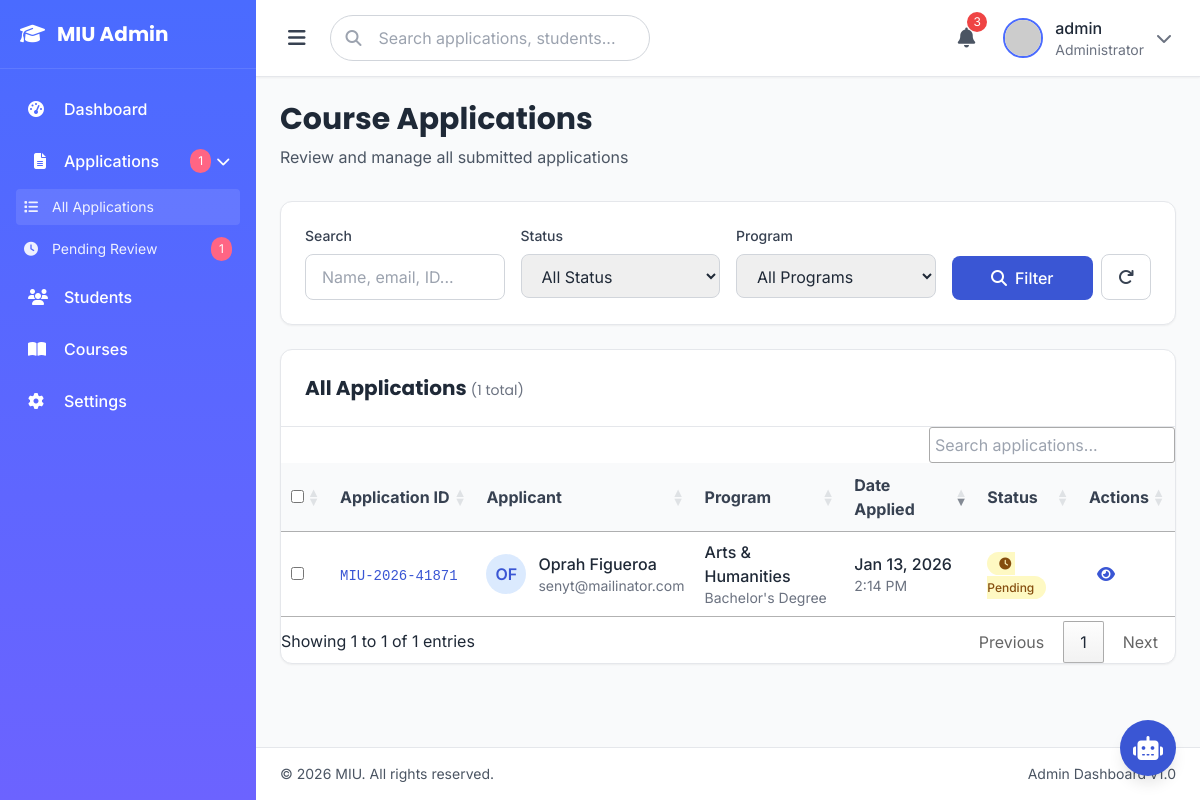
/administrator/applications/ (signed in), run on an earlier commit of the app's database.
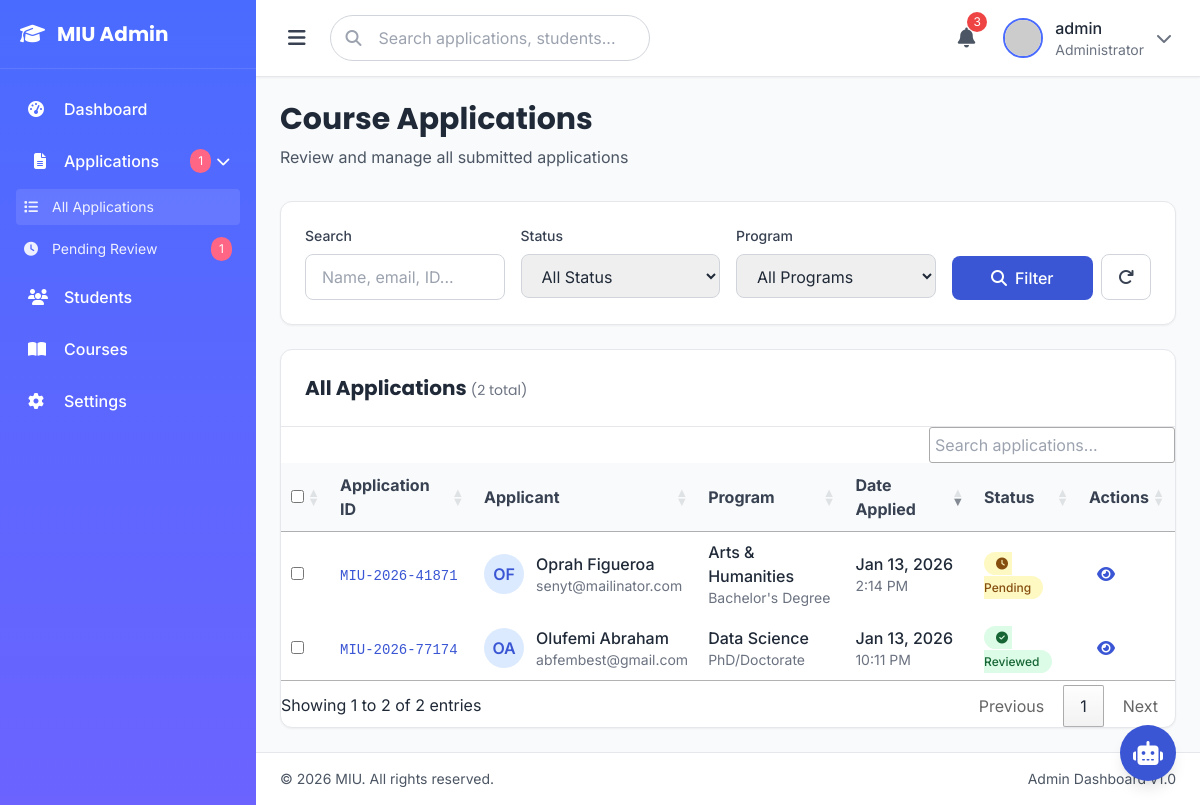
And on a later commit of the database.
### eduweb/models.py (models this page shows, shortened)
class CourseApplication(models.Model):
    DEGREE_LEVEL_CHOICES = [
        ('bachelor', "Bachelor's Degree"),
        ('master', "Master's Degree"),
        ('phd', 'PhD/Doctorate'),
    ]
    STUDY_MODE_CHOICES = [
        ('full-time', 'Full-time'),
        ('part-time', 'Part-time'),
        ('online', 'Online'),
        ('hybrid', 'Hybrid'),
    ]
    INTAKE_CHOICES = [
        ('fall-2025', 'Fall 2025'),
        ('spring-2026', 'Spring 2026'),
        ('fall-2026', 'Fall 2026'),
    ]
    PROGRAM_CHOICES = [
        ('business', 'Business Administration (MBA)'),
        ('computer-science', 'Computer Science'),
        ('data-science', 'Data Science'),
        ('engineering', 'Engineering'),
        ('health-sciences', 'Health Sciences'),
        ('psychology', 'Psychology'),
        ('economics', 'Economics'),
        ('law', 'Law'),
        ('arts', 'Arts & Humanities'),
    ]
    GENDER_CHOICES = [
        ('male', 'Male'),
        ('female', 'Female'),
        ('non-binary', 'Non-binary'),
        ('prefer-not-to-say', 'Prefer not to say'),
    ]
    COUNTRY_CHOICES = [
        ('US', 'United States'),
        ('UK', 'United Kingdom'),
        ('CA', 'Canada'),
        ('AU', 'Australia'),
        ('IN', 'India'),
        ('CN', 'China'),
        ('NG', 'Nigeria'),
        ('BR', 'Brazil'),
        ('OTHER', 'Other'),
    ]
    REFERRAL_CHOICES = [
        ('website', 'University Website'),
        ('search-engine', 'Search Engine (Google, etc.)'),
        ('social-media', 'Social Media'),
        ('friend-family', 'Friend or Family'),
        ('education-fair', 'Education Fair'),
        ('school-counselor', 'School Counselor'),
        ('alumni', 'MIU Alumni'),
        ('other', 'Other'),
    ]
    application_id = models.CharField(max_length=50, unique=True, blank=True)
    user = models.ForeignKey(User, on_delete=models.CASCADE, related_name='applications', null=True, blank=True)
    first_name = models.CharField(max_length=100)
    last_name = models.CharField(max_length=100)
    email = models.EmailField()
    phone = models.CharField(max_length=20)
    date_of_birth = models.DateField()
    country = models.CharField(max_length=100, choices=COUNTRY_CHOICES)
    gender = models.CharField(max_length=50, choices=GENDER_CHOICES)
    address = models.TextField()
    academic_history = models.JSONField(default=list)
    english_proficiency = models.CharField(max_length=50, blank=True)
    english_score = models.CharField(max_length=20, blank=True)
    additional_qualifications = models.TextField(blank=True)
    program = models.CharField(max_length=50, choices=PROGRAM_CHOICES)
    degree_level = models.CharField(max_length=20, choices=DEGREE_LEVEL_CHOICES)
    study_mode = models.CharField(max_length=20, choices=STUDY_MODE_CHOICES)
    intake = models.CharField(max_length=20, choices=INTAKE_CHOICES)
    scholarship = models.BooleanField(default=False)
    referral_source = models.CharField(max_length=100, blank=True, choices=REFERRAL_CHOICES)
    documents_uploaded = models.JSONField(default=dict)
    created_at = models.DateTimeField(default=timezone.now)
    submitted = models.BooleanField(default=False)
    submission_date = models.DateTimeField(null=True, blank=True)
    is_reviewed = models.BooleanField(default=False)
    class Meta:
        ordering = ['-created_at']
        verbose_name = 'Course Application'
        verbose_name_plural = 'Course Applications'
    def get_full_name(self):
        return f"{self.first_name} {self.last_name}"
    def get_program_display_name(self):
        return dict(self.PROGRAM_CHOICES).get(self.program, self.program)
    def get_degree_level_display_name(self):
        return dict(self.DEGREE_LEVEL_CHOICES).get(self.degree_level, self.degree_level)

### administrator/views.py (the view, shortened to what this page needs)
# urls.py: path('applications/', views.applications_list, name='applications_list'),
@login_required(login_url='eduweb:auth_page')
@user_passes_test(is_admin)
def applications_list(request):
    applications = CourseApplication.objects.select_related('user').order_by('-created_at')
    search_query = request.GET.get('search', '')
    status_filter = request.GET.get('status', '')
    program_filter = request.GET.get('program', '')
    if status_filter == 'pending':
        applications = applications.filter(is_reviewed=False)
    elif status_filter == 'reviewed':
        applications = applications.filter(is_reviewed=True)
    if program_filter:
        applications = applications.filter(program=program_filter)
    paginator = Paginator(applications, 15)  # 15 applications per page
    page_number = request.GET.get('page', 1)
    page_obj = paginator.get_page(page_number)
    pending_count = CourseApplication.objects.filter(is_reviewed=False).count()
    context = {
        'applications': page_obj,
        'programs': CourseApplication.PROGRAM_CHOICES,
        'pending_count': pending_count,
    }
    return render(request, 'admin/applications.html', context)

### administrator/views.py (called while the page is built)
def is_admin(user):
    return user.is_staff or user.is_superuser

### templates/admin/applications.html (shortened to what the changed rows need)
{% extends 'admin/base.html' %}
{% load static %}
{% block content %}
<div class="mb-8">
    <h1 class="text-2xl md:text-3xl font-bold text-gray-800 mb-2 font-display">Course Applications</h1>
</div>
<div class="bg-white rounded-xl shadow-sm border border-gray-200 overflow-hidden">
    <div class="p-6 border-b border-gray-200">
        <div class="flex flex-col md:flex-row md:items-center justify-between">
            <h3 class="text-xl font-bold text-gray-800 mb-4 md:mb-0 font-display">
                All Applications
                <span class="text-sm font-normal text-gray-500">({{ applications.paginator.count }} total)</span>
            </h3>
        </div>
    </div>
    <div class="overflow-x-auto">
        <table id="applicationsTable" class="w-full">
            <thead class="bg-gray-50 sticky top-0 z-10">
                <tr>
                    <th scope="col" class="py-4 px-6 text-left font-semibold text-gray-700">
                        <input type="checkbox" id="selectAll" class="rounded border-gray-300 text-primary-600 focus:ring-primary-500" aria-label="Select all applications">
                    </th>
                    <th scope="col" class="py-4 px-6 text-left font-semibold text-gray-700">Application ID</th>
                    <th scope="col" class="py-4 px-6 text-left font-semibold text-gray-700">Applicant</th>
                    <th scope="col" class="py-4 px-6 text-left font-semibold text-gray-700">Program</th>
                    <th scope="col" class="py-4 px-6 text-left font-semibold text-gray-700">Date Applied</th>
                    <th scope="col" class="py-4 px-6 text-left font-semibold text-gray-700">Status</th>
                    <th scope="col" class="py-4 px-6 text-left font-semibold text-gray-700">Actions</th>
                </tr>
            </thead>
            <tbody>
                {% for application in applications %}
                <tr class="border-b border-gray-100 hover:bg-gray-50 transition-colors">
                    <td class="py-4 px-6">
                        <input type="checkbox" class="application-checkbox rounded border-gray-300 text-primary-600 focus:ring-primary-500" value="{{ application.id }}" aria-label="Select application {{ application.application_id }}">
                    </td>
                    <td class="py-4 px-6">
                        <span class="font-mono text-sm font-medium text-primary-600">{{ application.application_id }}</span>
                    </td>
                    <td class="py-4 px-6">
                        <div class="flex items-center">
                            <div class="w-10 h-10 rounded-full bg-primary-100 flex items-center justify-center text-primary-600 font-semibold mr-3">
                                {{ application.first_name|slice:":1" }}{{ application.last_name|slice:":1" }}
                            </div>
                            <div>
                                <div class="font-medium text-gray-800">{{ application.get_full_name }}</div>
                                <div class="text-sm text-gray-500">{{ application.email }}</div>
                            </div>
                        </div>
                    </td>
                    <td class="py-4 px-6">
                        <div class="font-medium text-gray-800">{{ application.get_program_display_name }}</div>
                        <div class="text-sm text-gray-500">{{ application.get_degree_level_display_name }}</div>
                    </td>
                    <td class="py-4 px-6">
                        <div class="font-medium text-gray-800">{{ application.created_at|date:"M d, Y" }}</div>
                        <div class="text-sm text-gray-500">{{ application.created_at|date:"g:i A" }}</div>
                    </td>
                    <td class="py-4 px-6">
                        {% if application.is_reviewed %}
                        <span class="px-3 py-1 rounded-full text-xs font-medium bg-green-100 text-green-800">
                            <i class="fas fa-check-circle mr-1" aria-hidden="true"></i>Reviewed
                        </span>
                        {% else %}
                        <span class="px-3 py-1 rounded-full text-xs font-medium bg-yellow-100 text-yellow-800">
                            <i class="fas fa-clock mr-1" aria-hidden="true"></i>Pending
                        </span>
                        {% endif %}
                    </td>
                    <td class="py-4 px-6">
                        <div class="flex space-x-2">
                            <a href="{% url 'administrator:application_detail' application.id %}" class="text-primary-600 hover:text-primary-800 p-2 rounded hover:bg-primary-50 transition-colors" title="View details" aria-label="View application {{ application.application_id }}">
                                <i class="fas fa-eye" aria-hidden="true"></i>
                            </a>
                        </div>
                    </td>
                </tr>
                {% endfor %}
            </tbody>
        </table>
    </div>
</div>
{% endblock %}

What changed in the data, as far as the page shows it:
added CourseApplication: application_id "MIU-2026-77174", first_name "O", last_name "A", get_full_name "Olufemi Abraham", email "abfembest@gmail.com", get_program_display_name "Data Science", get_degree_level_display_name "PhD/Doctorate", created_at "Jan 13, 2026", created_at "10:11 PM", is_reviewed True (drawn)
Also different on the page:
{{ applications.paginator.count }}: "1" → "2"
text written by a page script: "Showing 1 to 1 of 1 entries Previous 1 Next" → "Showing 1 to 2 of 2 entries Previous 1 Next"
